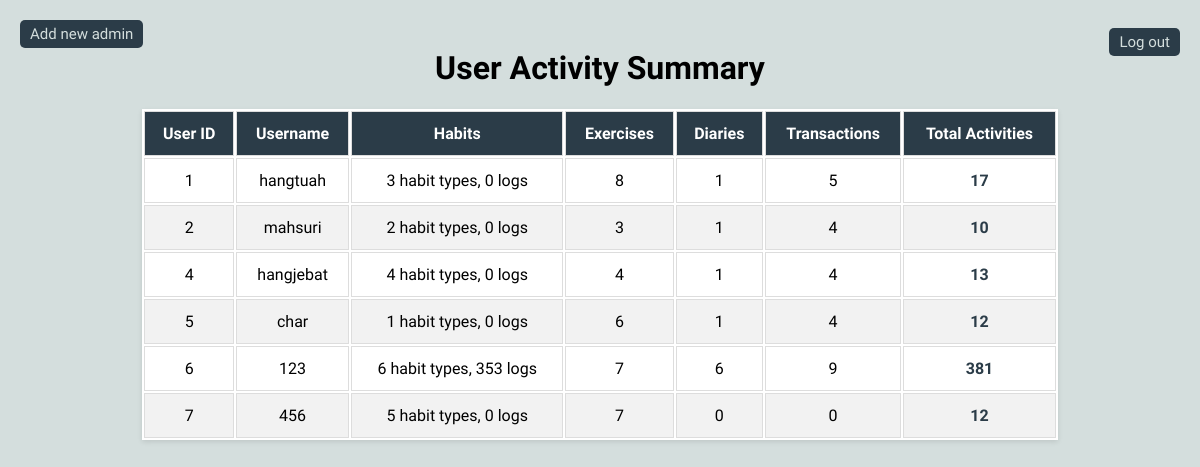
Screenshot of /admin/dashboard.php with the database file from the repository.
### tables this page shows
CREATE TABLE `users` (
  `id` int(11) NOT NULL,
  `username` varchar(50) NOT NULL,
  `email` varchar(50) NOT NULL,
  `password` varchar(50) NOT NULL,
  `create_date_time` datetime NOT NULL
);

### admin/dashboard.php (the view, shortened to what this page needs)
<?php
require ROOT_PATH.'/database.php';
$sql = '
SELECT
    u.id,
    u.username,
    COALESCE(h.habit_count, 0) AS habits,
    COALESCE(e.exercise_count, 0) AS exercises,
    COALESCE(d.diary_count, 0) AS diaries,
    COALESCE(t.trans_count, 0) AS transactions,
    COALESCE(hl.habit_logged, 0) AS habit_logged,
    (
        COALESCE(h.habit_count, 0) +
        COALESCE(e.exercise_count, 0) +
        COALESCE(d.diary_count, 0) +
        COALESCE(t.trans_count, 0) +
        COALESCE(hl.habit_logged, 0)
    ) AS total_activities
FROM users u
LEFT JOIN (
    SELECT user_id, COUNT(*) AS habit_count
    FROM habit_type
    GROUP BY user_id
) h ON u.id = h.user_id
LEFT JOIN (
    SELECT user_id, COUNT(*) AS exercise_count
    FROM exercises
    GROUP BY user_id
) e ON u.id = e.user_id
LEFT JOIN (
    SELECT user_id, COUNT(*) AS diary_count
    FROM diary_entry
    GROUP BY user_id
) d ON u.id = d.user_id
LEFT JOIN (
    SELECT user_id, COUNT(*) AS trans_count
    FROM transaction
    GROUP BY user_id
) t ON u.id = t.user_id
LEFT JOIN (
    SELECT ht.user_id, COUNT(*) AS habit_logged
    FROM habit_log hl
    INNER JOIN habit_type ht ON hl.habit_id = ht.habit_id
    GROUP BY ht.user_id
) hl ON u.id = hl.user_id
';
$result = mysqli_query($con, $sql);
?>
<!DOCTYPE html>
<html lang="en">
<head>
    <link rel="stylesheet" href="dashboard.css">
</head>
<body>
<a href="newAdmin.php" class="newAdmin-btn">Add new admin</a>
<a href="logout.php" class="logout-btn">Log out</a>
<h1>User Activity Summary</h1>
<table>
    <thead>
        <tr>
            <th>User ID</th>
            <th>Username</th>
            <th>Habits</th>
            <th>Exercises</th>
            <th>Diaries</th>
            <th>Transactions</th>
            <th>Total Activities</th>
        </tr>
    </thead>
    <tbody>
        <?php while ($row = mysqli_fetch_assoc($result)) { ?>
            <tr>
                <td><?php echo htmlspecialchars($row['id']); ?></td>
                <td><?php echo htmlspecialchars($row['username']); ?></td>
                <td><?php echo $row['habits'].' habit types, '.$row['habit_logged'].' logs'; ?></td>
                <td><?php echo $row['exercises']; ?></td>
                <td><?php echo $row['diaries']; ?></td>
                <td><?php echo $row['transactions']; ?></td>
                <td class="highlight"><?php echo $row['total_activities']; ?></td>
            </tr>
        <?php } ?>
    </tbody>
</table>
</body>
</html>

### admin/dashboard.css (style rules this page uses)
body { font-family: 'Zen Maru Gothic', sans-serif; padding: 20px; background: #D4DEDDff; }
h1 { font-family: 'Agbalumo', cursive; text-align: center; }
table { width: 80%; margin: 20px auto; box-shadow: 0 2px 5px rgba(0,0,0,0.1); background: #fff; }
th, td { padding: 12px; border: 1px solid #ddd; text-align: center; }
th { background: #2B3C48ff; color: #fff; }
tr:nth-child(even) { background: #f2f2f2; }
.highlight { font-weight: bold; color: #2B3C48ff; }
.logout-btn { position: absolute; align-self: center; right: 20px; text-decoration: none; background-color: #2B3C48ff; color: #D4DEDDff; border: none; border-radius: 5px; padding: 5px 10px; font-size: 15px; cursor: pointer; }
a.logout-btn, a.logout-btn:visited, a.logout-btn:hover, a.logout-btn:active { text-decoration: none; }
.newAdmin-btn { position: absolute; top: 20px; left: 20px; text-decoration: none; background-color: #2B3C48ff; color: #D4DEDDff; border: none; border-radius: 5px; padding: 5px 10px; font-size: 15px; cursor: pointer; }
a.newAdmin-btn, a.newAdmin-btn:visited, a.newAdmin-btn:hover, a.newAdmin-btn:active { text-decoration: none; }

### rows the page displays
users: id "1", username "hangtuah", habits "3", habit_logged "0", exercises "8", diaries "1", transactions "5", total_activities "17"
users: id "2", username "mahsuri", habits "2", habit_logged "0", exercises "3", diaries "1", transactions "4", total_activities "10"
users: id "4", username "hangjebat", habits "4", habit_logged "0", exercises "4", diaries "1", transactions "4", total_activities "13"
users: id "5", username "char", habits "1", habit_logged "0", exercises "6", diaries "1", transactions "4", total_activities "12"
users: id "6", username "123", habits "6", habit_logged "353", exercises "7", diaries "6", transactions "9", total_activities "381"
users: id "7", username "456", habits "5", habit_logged "0", exercises "7", diaries "0", transactions "0", total_activities "12"
